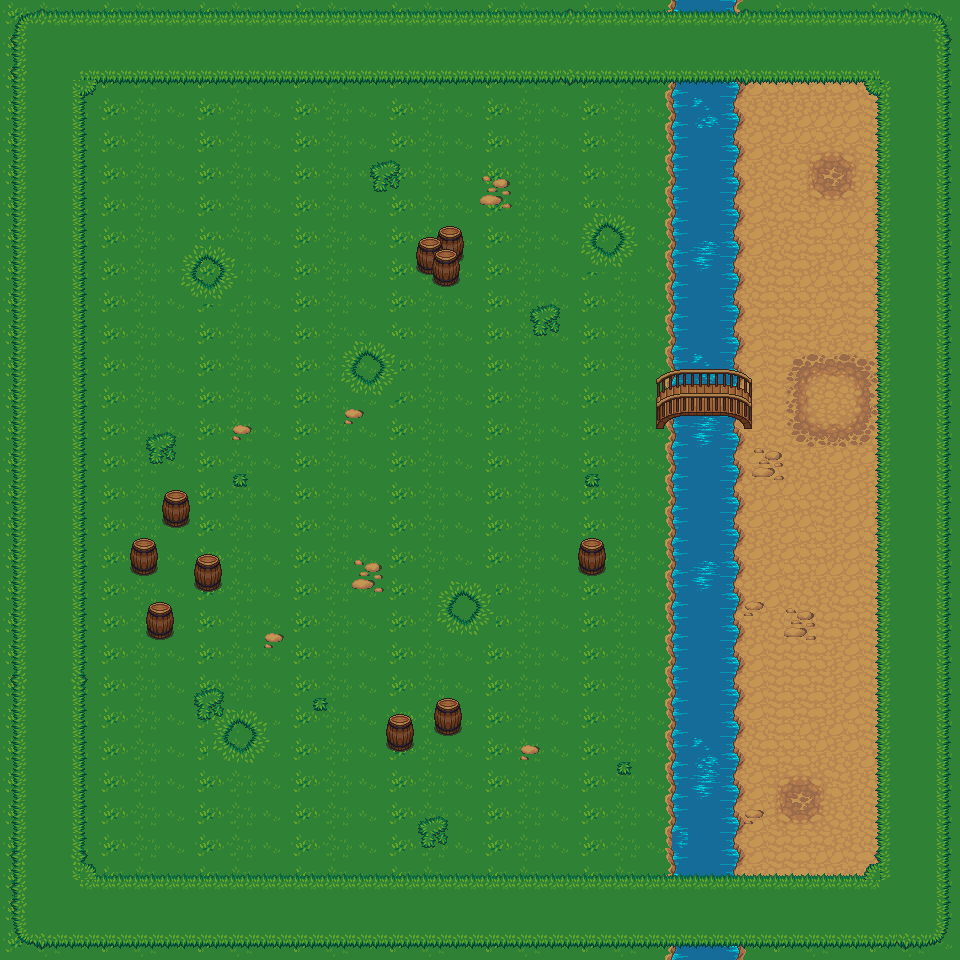

Below is a game level as drawn by its tile map, then a one-line description and the .tmx that defines it (tile-layer data replaced by summaries):
An orthogonal 60x60 tile map with 16x16 px tiles, 8 tile layers (Terreno Base Grass, Terreno Base Desierto, Terreno Base Rio, Decorado Rio, ...), 7 tilesets and 16 objects (Bosque1, Bosque2, Bosque3, Desierto1, Puente1).

<map version="1.0" orientation="orthogonal" renderorder="right-down" width="60" height="60" tilewidth="16" tileheight="16" nextobjectid="59">
 <tileset firstgid="1" name="grass" tilewidth="16" tileheight="16" tilecount="72" columns="6">
  <image source="LPC Base Assets/tiles/grass.png" width="96" height="192" />
 </tileset>
 <tileset firstgid="73" name="barrel" tilewidth="16" tileheight="16" tilecount="32" columns="8">
  <image source="LPC Base Assets/tiles/barrel.png" width="128" height="64" />
 </tileset>
 <tileset firstgid="105" name="castlefloors" tilewidth="16" tileheight="16" tilecount="400" columns="20">
  <image source="LPC Base Assets/tiles/castlefloors.png" width="320" height="320" />
 </tileset>
 <tileset firstgid="505" name="bridges" tilewidth="16" tileheight="16" tilecount="168" columns="12">
  <image source="LPC Base Assets/tiles/bridges.png" width="192" height="224" />
 </tileset>
 <tileset firstgid="673" name="dirt" tilewidth="16" tileheight="16" tilecount="72" columns="6">
  <image source="LPC Base Assets/tiles/dirt.png" width="96" height="192" />
 </tileset>
 <tileset firstgid="745" name="water" tilewidth="16" tileheight="16" tilecount="72" columns="6">
  <image source="LPC Base Assets/tiles/water.png" width="96" height="192" />
 </tileset>
 <tileset firstgid="817" name="waterfall" tilewidth="16" tileheight="16" tilecount="60" columns="6">
  <image source="LPC Base Assets/tiles/waterfall.png" width="96" height="160" />
 </tileset>
 <layer name="Terreno Base Grass" width="60" height="60">
  <data>[3600 cells, 3600 non-empty, 12 distinct tile ids]</data>
 </layer>
 <layer name="Terreno Base Desierto" width="60" height="60">
  <data>[3600 cells, 707 non-empty, 4 distinct tile ids]</data>
 </layer>
 <layer name="Terreno Base Rio" width="60" height="60">
  <data>[3600 cells, 240 non-empty, 16 distinct tile ids]</data>
 </layer>
 <layer name="Decorado Rio" width="60" height="60">
  <data>[3600 cells, 238 non-empty, 8 distinct tile ids]</data>
 </layer>
 <layer name="Arboles Y Decorado" width="60" height="60">
  <data>[3600 cells, 1411 non-empty, 60 distinct tile ids]</data>
 </layer>
 <layer name="Barriles" width="60" height="60">
  <data>[3600 cells, 54 non-empty, 18 distinct tile ids]</data>
 </layer>
 <layer name="Puente" width="60" height="60">
  <data>[3600 cells, 24 non-empty, 24 distinct tile ids]</data>
 </layer>
 <layer name="Rocas y Decorado Desierto" width="60" height="60">
  <data>[3600 cells, 108 non-empty, 60 distinct tile ids]</data>
 </layer>
 <objectgroup name="SpawnersBosque">
  <object id="51" name="Bosque1" x="100" y="112" width="296" height="340" />
  <object id="52" name="Bosque2" x="494" y="110" width="162" height="240" />
  <object id="53" name="Bosque3" x="384" y="582" width="270" height="278" />
 </objectgroup>
 <objectgroup name="SpawnersDesierto">
  <object id="54" name="Desierto1" x="748" y="84" width="124" height="788" />
 </objectgroup>
 <objectgroup name="SpawnersPuente">
  <object id="55" name="Puente1" x="650" y="376" width="104" height="50" />
 </objectgroup>
 <objectgroup name="Limites">
  <object id="17" x="670.75" y="367.5">
   <polyline points="0,0 65.25,-0.25 65.25,-287.5 5.25,-288.5 0.25,-2.5" />
  </object>
  <object id="18" x="84" y="861">
   <polyline points="0,0 12,16 778.667,16.3333 796.667,0.333333 794,-767 778,-782 15.3333,-779.667 -2.66667,-763 -1.5,0" />
  </object>
  <object id="32" x="160.667" y="487.333">
   <polyline points="0,0 30,0 30,36.6667 0,37.3333 0,0" />
  </object>
  <object id="33" x="128.667" y="539.333">
   <polyline points="0,0 28.6667,0 29.3333,34.6667 -0.666667,34.6667 -0.666667,0.666667" />
  </object>
  <object id="34" x="192" y="553.333">
   <polyline points="0,0 28.6667,0 29.3333,37.3333 2,38 0.666667,1.33333" />
  </object>
  <object id="35" x="146" y="600">
   <polyline points="0,0 27.3333,0 28,38 -2.66667,39.3333 -0.666667,2" />
  </object>
  <object id="36" x="384" y="714.667">
   <polyline points="0,0 28.6667,-1.33333 30.6667,33.3333 3.33333,34.6667 -0.666667,1.33333" />
  </object>
  <object id="37" x="432.667" y="695.333">
   <polyline points="0,0 26.6667,1.33333 30,40 0.666667,38.6667 -1.33333,1.33333" />
  </object>
  <object id="38" x="576.667" y="536.667">
   <polyline points="0,0 29.3333,2 30,34.6667 15.3333,40.6667 -1.33333,34.6667 0.666667,3.33333" />
  </object>
  <object id="39" x="416" y="271.333">
   <polyline points="0,0 0,-34.6667 20,-36.6667 21.3333,-47.3333 47.3333,-46.6667 48,-13.3333 42,9.33333 26.6667,16 0,2" />
  </object>
  <object id="40" x="672" y="422">
   <polyline points="0,0 66,-2 68,454 -3,455 -2,1" />
  </object>
 </objectgroup>
</map>
